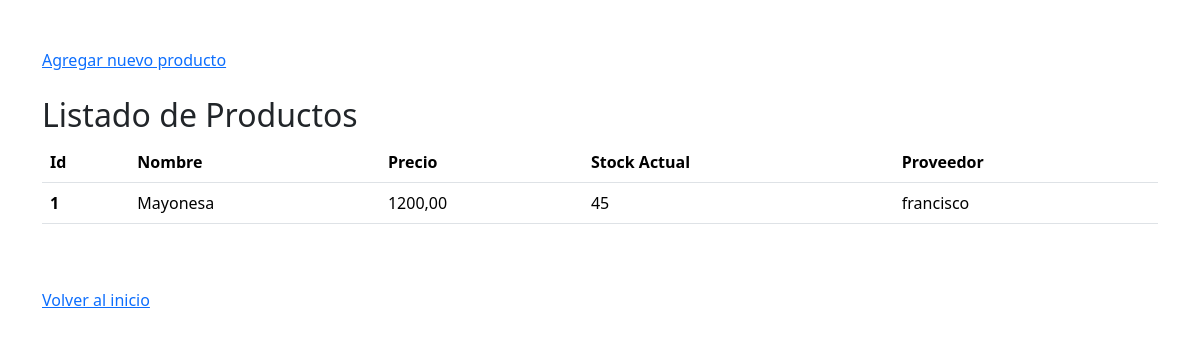
Page /compra/productos on the earlier database version.
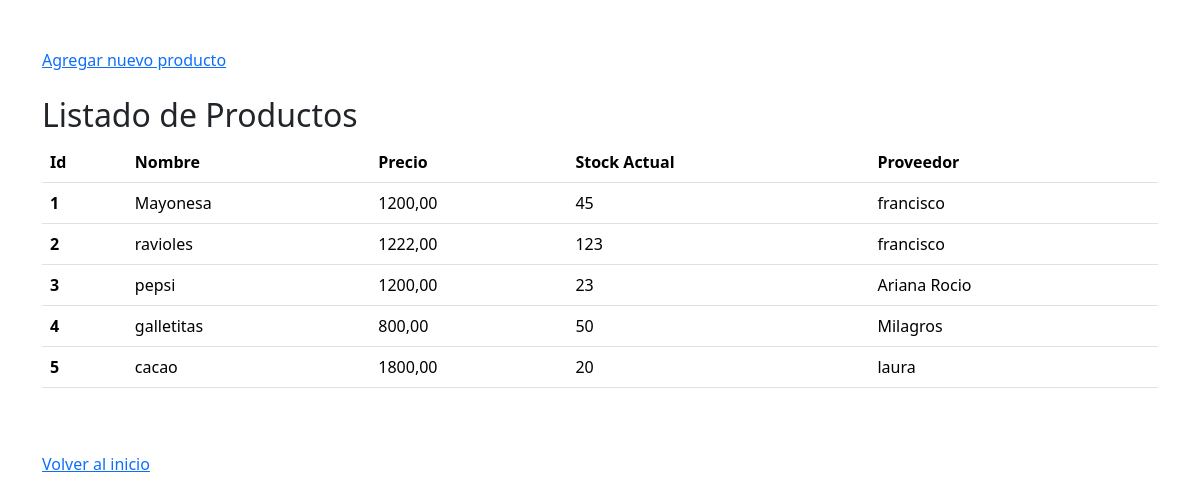
Same page on the later database version.
### App/models.py (models this page shows, shortened)
class Producto(models.Model):
    nombre = models.CharField(verbose_name="Nombre", max_length=100)
    precio = models.DecimalField(verbose_name="Precio", max_digits=10, decimal_places=2)
    stock_actual = models.IntegerField(verbose_name="Stock")
    proveedor = models.ForeignKey(Proveedor, on_delete=models.CASCADE, null=False)
    class Meta:
        db_table = "Productos"
        verbose_name="Producto"
        verbose_name_plural="Productos"

class Proveedor(models.Model):
    nombre = models.CharField(verbose_name="Nombre", max_length=100)
    apellido = models.CharField(verbose_name="Apellido", max_length=100)
    dni = models.IntegerField(verbose_name="Dni", validators=[MinValueValidator(10000000), MaxValueValidator(99999999)])
    class Meta:
        db_table = "Proveedores"
        verbose_name="Proveedor"
        verbose_name_plural="Proveedores"

### App/views.py (the view)
# urls.py: path('compra/productos', ProductoListado, name='productos'),
def ProductoListado(request):
    productos = Producto.objects.all()
    return render(request, "listadoProductos.html", {'productos': productos})

### App/templates/listadoProductos.html (shortened to what this page needs)
<!DOCTYPE html>
<html lang="en">
<head>
    <link
        href="https://cdn.jsdelivr.net/npm/bootstrap@5.3.3/dist/css/bootstrap.min.css"
        rel="stylesheet"
    >
</head>
<body>
  <div class="container mt-5">
    <a href="{% url 'productos_form' %}" class="mb-4">Agregar nuevo producto</a>
    <br>
    <br>
    <h2>Listado de Productos</h2>
    <table class="table">
      <thead>
        <tr>
          <th scope="col">Id</th>
          <th scope="col">Nombre</th>
          <th scope="col">Precio</th>
          <th scope="col">Stock Actual</th>
          <th scope="col">Proveedor</th>
        </tr>
      </thead>
      <tbody>
        {% for producto in productos %}
        <tr>
          <th scope="row">{{ producto.id }}</th>
          <td>{{ producto.nombre }}</td>
          <td>{{ producto.precio }}</td>
          <td>{{ producto.stock_actual }}</td>
          <td>{{ producto.proveedor.nombre }}</td>
        </tr>
        {% endfor %}
      </tbody>
    </table>
    <br>
    <br>
    <a href="{% url 'inicio' %}" >Volver al inicio</a>
  </div>
</body>
</html>

Differences in the rows shown:
added Producto: id "2", nombre "ravioles", precio "1222,00", stock_actual "123", proveedor.nombre "francisco"
added Producto: id "3", nombre "pepsi", precio "1200,00", stock_actual "23", proveedor.nombre "Ariana Rocio"
added Producto: id "4", nombre "galletitas", precio "800,00", stock_actual "50", proveedor.nombre "Milagros"
added Producto: id "5", nombre "cacao", precio "1800,00", stock_actual "20", proveedor.nombre "laura"
